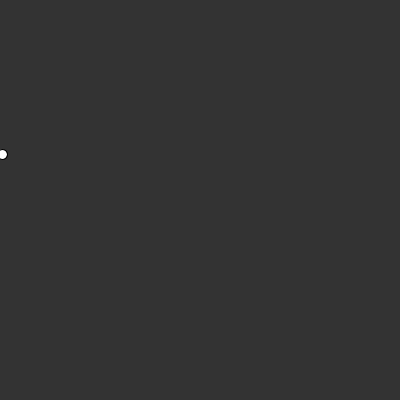
Frame 1 (no input)
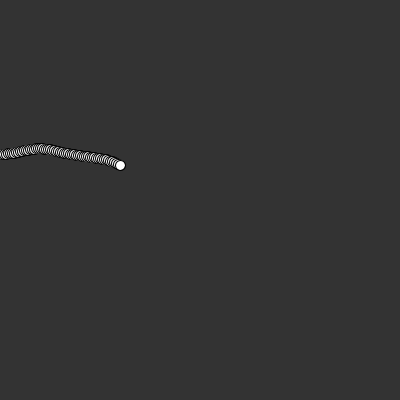
Frame 60 (the mouse pressed at the canvas centre just before this capture)
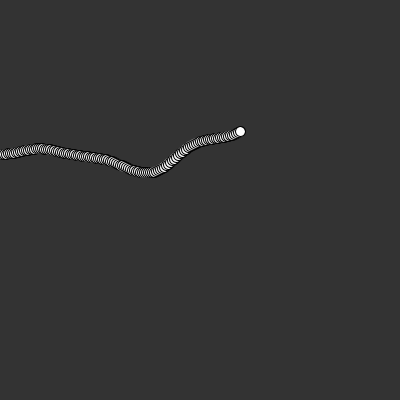
Frame 120 (the mouse held since frame 60 and released just before this capture)

The Processing sketch that drew these frames (run headless with seeded random() and noise(); from frame 60 on, the mouse is pressed at the canvas centre):

// Processing sketch: PerlinNoise_example
// ── PerlinNoise_example.pde
float x;
float y;
float jump;
float t=width/2;

void setup(){
  size(400,400);
  background(51);
  x=0;
  y=height/2;
  jump=8;

}


void draw(){
  if(x<width){
  x+=2;
  t-=0.005;
  //t=map(t,0,1,0,height);
  y=noise(t);
  y=map(y,0,1,0,height);
  fill(255);
  ellipse(x,y,10,10);
  }
  
  
}
